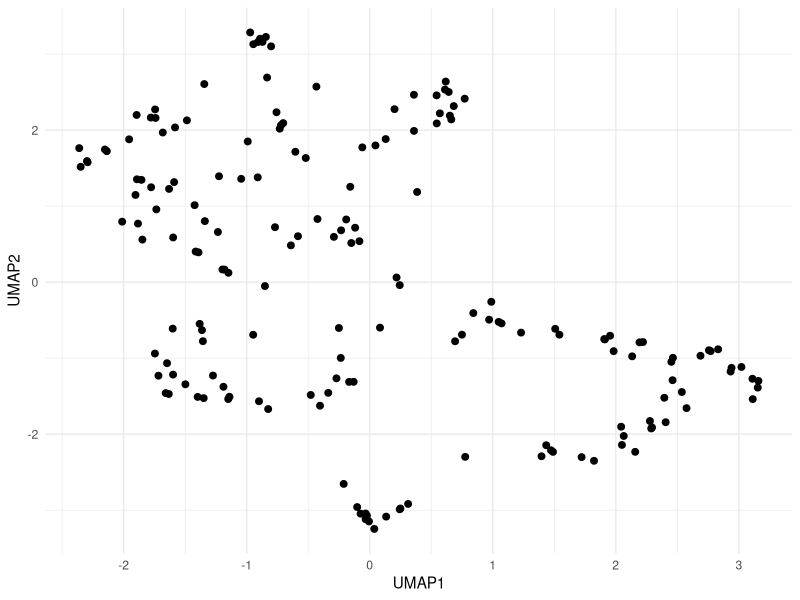
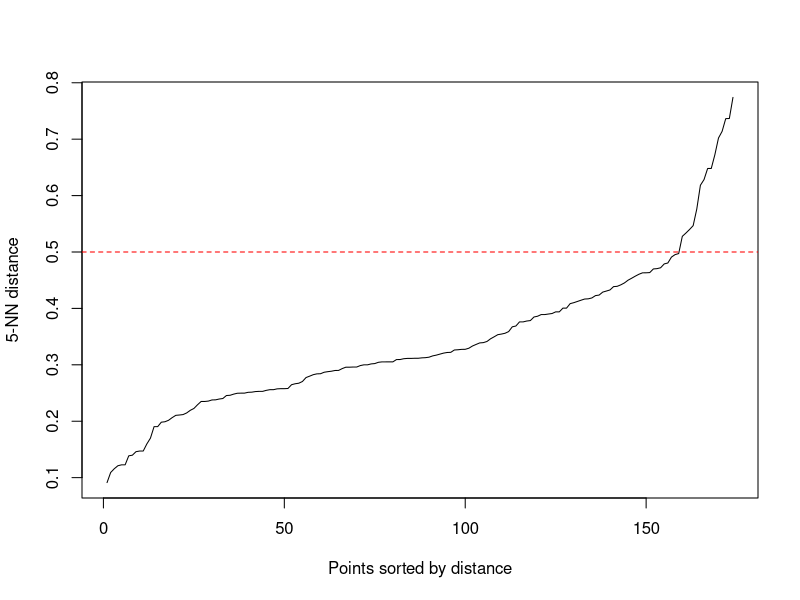
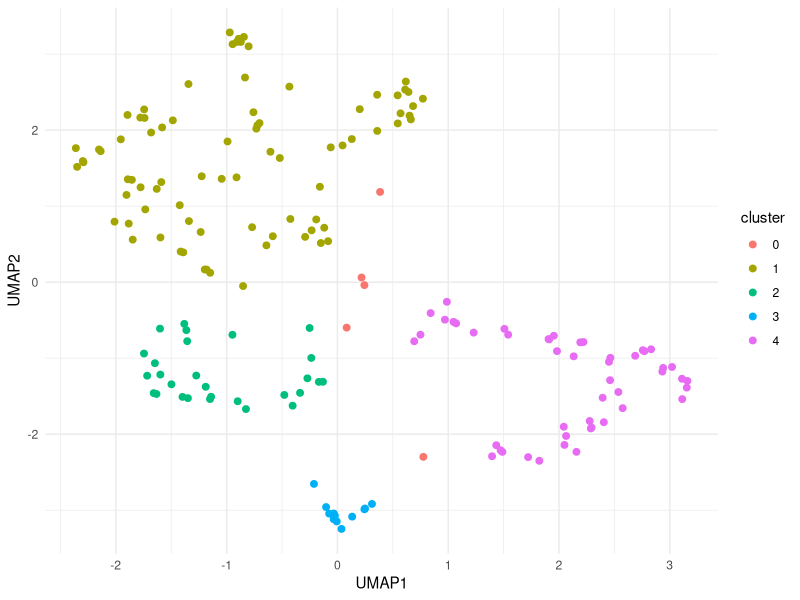
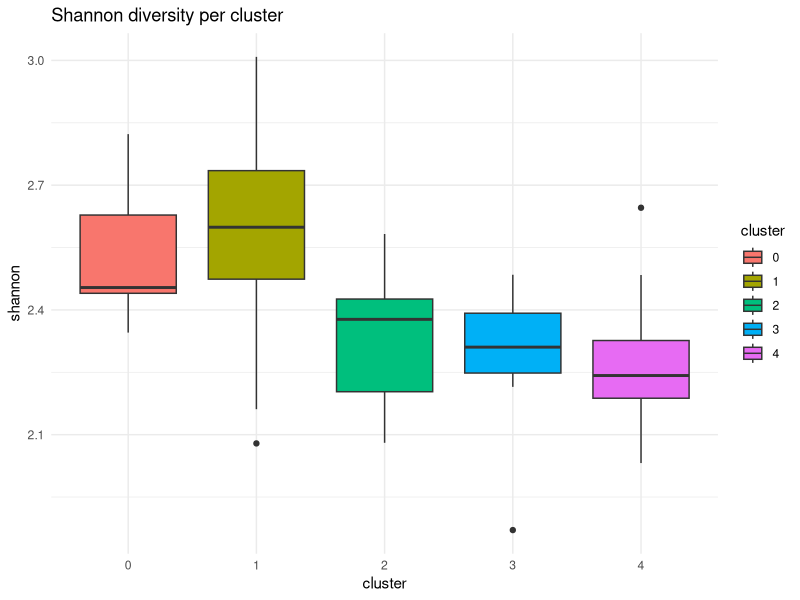
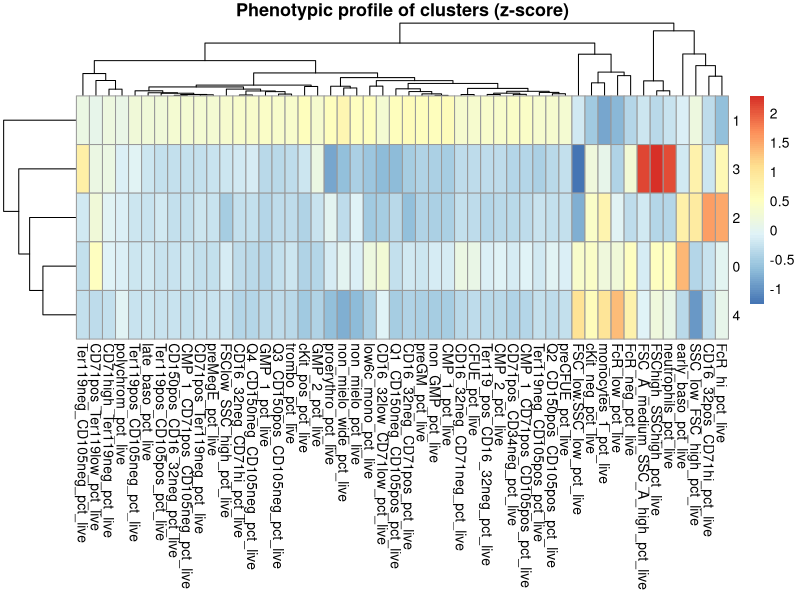
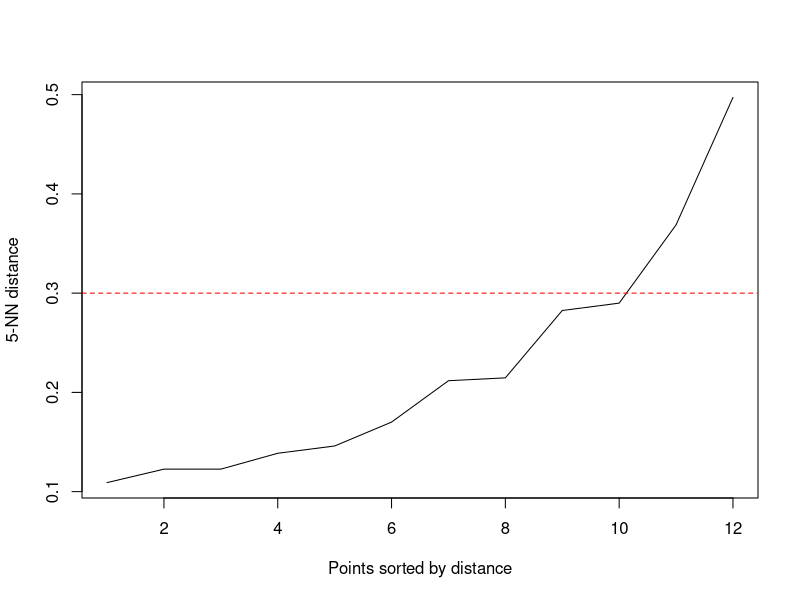
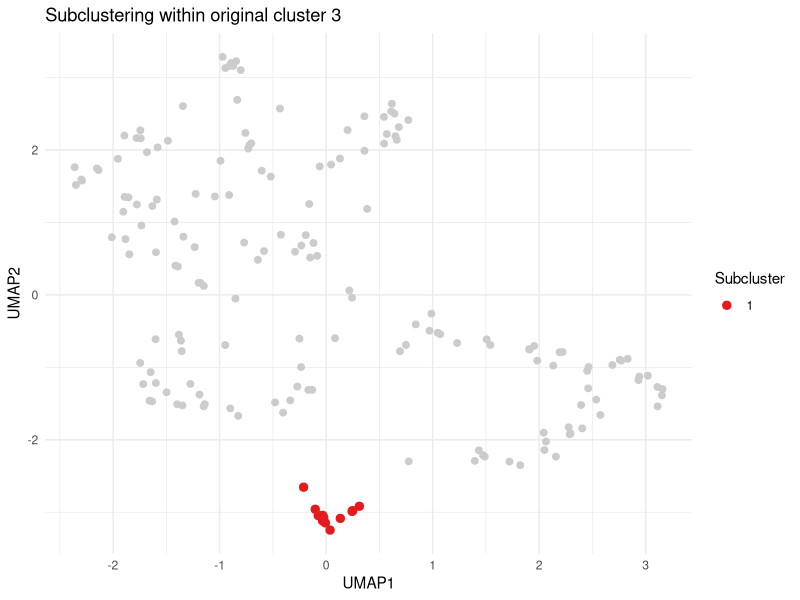

The R script that drew these images, in order: (Note: this script raises an error after producing the figures.)
## ---- chunk 1
library(readxl)
library(dplyr)
library(tidyr)
library(ggplot2)
library(uwot)
library(dbscan)
setwd("~/Desktop/Szade_Lab/aktualne")
## ---- chunk 2
cyto_cols_9 <- c(
  "all_events",
  "singlets_cells",
  "Live_dead_Ly6C_subset",
  "FSC_A_medium_SSC_A_high",
  "FSC_low.SSC_low",
  "FSChigh_SSChigh",
  "FSClow_SSC_high",
  "SSC_low_FSC_high",
  "cKit_neg",
  "non_mielo_wide",
  "Ter119_pos_CD16_32neg",
  "CD71high_Ter119neg",
  "CD71pos_Ter119low",
  "CD71pos_Ter119neg",
  "low6c_mono",
  "CD16_32pos_CD71hi",
  "CD16_32neg_CD71pos",
  "CD16_32neg_CD71neg",
  "CD16_32neg_CD71hi",
  "Ter119neg_CD105pos",
  "Ter119pos_CD105pos",
  "Ter119pos_CD105neg",
  "Ter119neg_CD105neg",
  "CD16_32low_CD71low",
  "neutrophils",
  "monocytes_1",
  "FcR_hi",
  "FcR_low",
  "FcR_neg",
  "non_mielo",
  "early_baso",
  "late_baso",
  "polychrom",
  "proerythro",
  "Q1_CD150neg_CD105pos",
  "Q2_CD150pos_CD105pos",
  "Q3_CD150pos_CD105neg",
  "Q4_CD150neg_CD105neg",
  "cKit_pos",
  "CD150pos_CD16_32neg",
  "GMP_1",
  "GMP_2",
  "non_GMP",
  "CMP_1",
  "CD71pos_CD34neg",
  "CMP_1_CD71pos_CD105pos",
  "CMP_1_CD71pos_CD105neg",
  "CFUE",
  "preCFUE",
  "preGM",
  "preMegE",
  "CMP_2",
  "trombo"
)

# wczytanie danych
df <- read_excel("ERC_aim1_exp9_summary.xlsx")

# OBIEKT R z samą cytometrią
df_cyto <- df %>%
  select(all_of(cyto_cols_9))

# normalizacja % of live dla wszystkich
library(dplyr)
denom <- "Live_dead_Ly6C_subset"
gate_cols <- setdiff(colnames(df_cyto), denom)

df_cyto_pct_live <- df_cyto %>%
  mutate(
    across(
      all_of(gate_cols),
      ~ ifelse(.data[[denom]] == 0 | is.na(.data[[denom]]), NA_real_, (.x / .data[[denom]]) * 100),
      .names = "{.col}_pct_live"
    )
  )

# normalizacja % of live dla zgatowanych populacji
gated_populations_9 <- c(
  "FSC_A_medium_SSC_A_high",
  "FSC_low.SSC_low",
  "FSChigh_SSChigh",
  "FSClow_SSC_high",
  "SSC_low_FSC_high",
  "cKit_neg",
  "non_mielo_wide",
  "Ter119_pos_CD16_32neg",
  "CD71high_Ter119neg",
  "CD71pos_Ter119low",
  "CD71pos_Ter119neg",
  "low6c_mono",
  "CD16_32pos_CD71hi",
  "CD16_32neg_CD71pos",
  "CD16_32neg_CD71neg",
  "CD16_32neg_CD71hi",
  "Ter119neg_CD105pos",
  "Ter119pos_CD105pos",
  "Ter119pos_CD105neg",
  "Ter119neg_CD105neg",
  "CD16_32low_CD71low",
  "neutrophils",
  "monocytes_1",
  "FcR_hi",
  "FcR_low",
  "FcR_neg",
  "non_mielo",
  "early_baso",
  "late_baso",
  "polychrom",
  "proerythro",
  "Q1_CD150neg_CD105pos",
  "Q2_CD150pos_CD105pos",
  "Q3_CD150pos_CD105neg",
  "Q4_CD150neg_CD105neg",
  "cKit_pos",
  "CD150pos_CD16_32neg",
  "GMP_1",
  "GMP_2",
  "non_GMP",
  "CMP_1",
  "CD71pos_CD34neg",
  "CMP_1_CD71pos_CD105pos",
  "CMP_1_CD71pos_CD105neg",
  "CFUE",
  "preCFUE",
  "preGM",
  "preMegE",
  "CMP_2",
  "trombo"
)

denom <- "Live_dead_Ly6C_subset"
df_gated_pct_live <- df_cyto %>%
  mutate(
    across(
      all_of(gated_populations_9),
      ~ ifelse(
        .data[[denom]] == 0 | is.na(.data[[denom]]),
        NA_real_,
        (.x / .data[[denom]]) * 100
      ),
      .names = "{.col}_pct_live"
    )
  ) %>%
  select(ends_with("_pct_live"))
## ---- chunk 3
set.seed(123)

# 1. NA -> 0
pca_mat <- df_gated_pct_live %>%
  mutate(across(everything(), ~ replace_na(.x, 0))) %>%
  as.matrix()

# 2. PCA bez log-transform
pca_res <- prcomp(
  pca_mat,
  center = TRUE,
  scale. = TRUE
)
## ---- chunk 4
# procent wariancji wyjaśnionej przez każdy PC
var_explained <- (pca_res$sdev^2) / sum(pca_res$sdev^2)

# w procentach
var_explained_percent <- var_explained * 100

var_explained_percent
## ---- chunk 5
# 3. bierzemy pierwsze 12 PC
pca_data <- pca_res$x[, 1:12, drop = FALSE]
## ---- chunk 6
library(uwot)

# UMAP
umap_res <- uwot::umap(pca_data)

# do ramki danych
umap_df <- data.frame(
  UMAP1 = umap_res[,1],
  UMAP2 = umap_res[,2]
)

head(umap_df)
library(ggplot2)

ggplot(umap_df, aes(x = UMAP1, y = UMAP2)) +
  geom_point(size = 2) +
  theme_minimal()
## ---- chunk 7
library(dbscan)

kNNdistplot(umap_res, k = 5)
abline(h = 0.5, col = "red", lty = 2)
## ---- chunk 8
library(dbscan)

db <- dbscan(umap_res, eps = 0.5, minPts = 5) # wybrane z wykresu elbow powyżej!!!

umap_df$cluster <- as.factor(db$cluster)

ggplot(umap_df, aes(x = UMAP1, y = UMAP2, color = cluster)) +
  geom_point(size = 2) +
  theme_minimal()
## ---- chunk 9
umap_df$cluster <- as.factor(db$cluster)

df_clusters <- df_gated_pct_live %>%
  mutate(cluster = as.factor(db$cluster))

table(df_clusters$cluster)

cluster_summary <- df_clusters %>%
  group_by(cluster) %>%
  summarise(across(everything(), mean, na.rm = TRUE))
## ---- chunk 10
library(dplyr)

df_clusters %>%
  group_by(cluster) %>%
  summarise(across(everything(), sd, na.rm = TRUE))
## ---- chunk 11
shannon_index <- function(x) {
  x <- x[x > 0]              
  p <- x / sum(x)         
  -sum(p * log(p))
}

df_clusters$shannon <- apply(
  df_gated_pct_live,
  1,
  shannon_index
)
## ---- chunk 12
library(ggplot2)

ggplot(df_clusters, aes(x = cluster, y = shannon, fill = cluster)) +
  geom_boxplot() +
  theme_minimal() +
  labs(title = "Shannon diversity per cluster")
## ---- chunk 13
kruskal.test(shannon ~ cluster, data = df_clusters)
## ---- chunk 14
df_clusters %>%
  group_by(cluster) %>%
  summarise(mean_shannon = mean(shannon))
## ---- chunk 15
df_clusters <- df_gated_pct_live %>%
  mutate(cluster = as.factor(db$cluster))

cluster_means <- df_clusters %>%
  group_by(cluster) %>%
  summarise(across(everything(), mean, na.rm = TRUE))
## ---- chunk 16
library(tibble)

# globalne średnie i SD
global_mean <- colMeans(df_gated_pct_live, na.rm = TRUE)
global_sd   <- apply(df_gated_pct_live, 2, sd, na.rm = TRUE)

# funkcja do z-score
zscore <- function(x, mean, sd) {
  (x - mean) / sd
}

# profil fenotypowy (z-score)
cluster_profile <- cluster_means %>%
  column_to_rownames("cluster") %>%
  as.matrix()

cluster_profile_z <- sweep(cluster_profile, 2, global_mean, "-")
cluster_profile_z <- sweep(cluster_profile_z, 2, global_sd, "/")
## ---- chunk 17
library(pheatmap)

pheatmap(
  cluster_profile_z,
  scale = "none",
  clustering_distance_rows = "euclidean",
  clustering_distance_cols = "euclidean",
  main = "Phenotypic profile of clusters (z-score)"
)
## ---- chunk 18
library(dplyr)
library(tidyr)

cluster_long <- as.data.frame(cluster_profile_z) %>%
  rownames_to_column("cluster") %>%
  pivot_longer(-cluster, names_to = "feature", values_to = "z")

# top 5 ↑ i ↓ dla każdego klastra
top_features <- cluster_long %>%
  group_by(cluster) %>%
  arrange(desc(z)) %>%
  slice_head(n = 5) %>%
  bind_rows(
    cluster_long %>%
      group_by(cluster) %>%
      arrange(z) %>%
      slice_head(n = 5)
  )
## ---- chunk 19
# próbki należące do klastra 3 z oryginalnego DBSCAN
idx_cl3 <- which(umap_df$cluster == "3")

# dane tylko dla klastra 3, ale nadal w oryginalnej przestrzeni UMAP
umap_cl3_original <- umap_res[idx_cl3, , drop = FALSE]

# dobór eps dla subklastrów
kNNdistplot(umap_cl3_original, k = 5)
abline(h = 0.3, col = "red", lty = 2)
## ---- chunk 20
# subclustering wewnątrz klastra 3
db_sub_cl3 <- dbscan(
  umap_cl3_original,
  eps = 0.4,
  minPts = 5
)

# dodanie subklastrów do głównej ramki
umap_df$subcluster_cl3 <- NA
umap_df$subcluster_cl3[idx_cl3] <- as.factor(db_sub_cl3$cluster)
## ---- chunk 21
ggplot() +
  geom_point(
    data = umap_df %>% filter(cluster != "3"),
    aes(x = UMAP1, y = UMAP2),
    color = "grey80",
    size = 2
  ) +
  geom_point(
    data = umap_df %>% filter(cluster == "3"),
    aes(
      x = UMAP1,
      y = UMAP2,
      color = as.factor(subcluster_cl3)
    ),
    size = 2.5
  ) +
  scale_color_brewer(palette = "Set1") +
  theme_minimal() +
  labs(
    title = "Subclustering within original cluster 3",
    color = "Subcluster"
  )
## ---- chunk 22
df$subcluster_cl3 <- umap_df$subcluster_cl3
table(df$subcluster_cl3)
## ---- chunk 23
subcluster_means <- df_gated_pct_live %>%
  mutate(subcluster = df$subcluster_cl3) %>%
  filter(!is.na(subcluster)) %>%
  group_by(subcluster) %>%
  summarise(across(everything(), mean, na.rm = TRUE))

subcluster_sd <- subcluster_means %>%
  pivot_longer(-subcluster) %>%
  group_by(name) %>%
  summarise(sd_between_clusters = sd(value, na.rm = TRUE)) %>%
  arrange(desc(sd_between_clusters))

head(subcluster_sd, 15)
## ---- chunk 24
subcluster_means_long <- subcluster_means %>%
  pivot_longer(-subcluster)

subcluster_means_long %>%
  group_by(subcluster) %>%
  slice_max(value, n = 10)
## ---- chunk 25
library(pheatmap)
library(tibble)

# macierz średnich
heatmap_mat <- subcluster_means %>%
  column_to_rownames("subcluster") %>%
  as.matrix()

# manualny Z-score dla każdej kolumny
heatmap_z <- apply(
  heatmap_mat,
  2,
  function(col) {
    zscore(
      col,
      mean(col, na.rm = TRUE),
      sd(col, na.rm = TRUE)
    )
  }
)

# zachowanie nazw wierszy
rownames(heatmap_z) <- rownames(heatmap_mat)

# heatmapa
pheatmap(
  heatmap_z,
  cluster_rows = TRUE,
  cluster_cols = TRUE,
  fontsize_col = 10,
  fontsize_row = 12,
  angle_col = 90,
  main = "Z-score heatmap of mean cytometric populations across subclusters (cluster3)"
)
